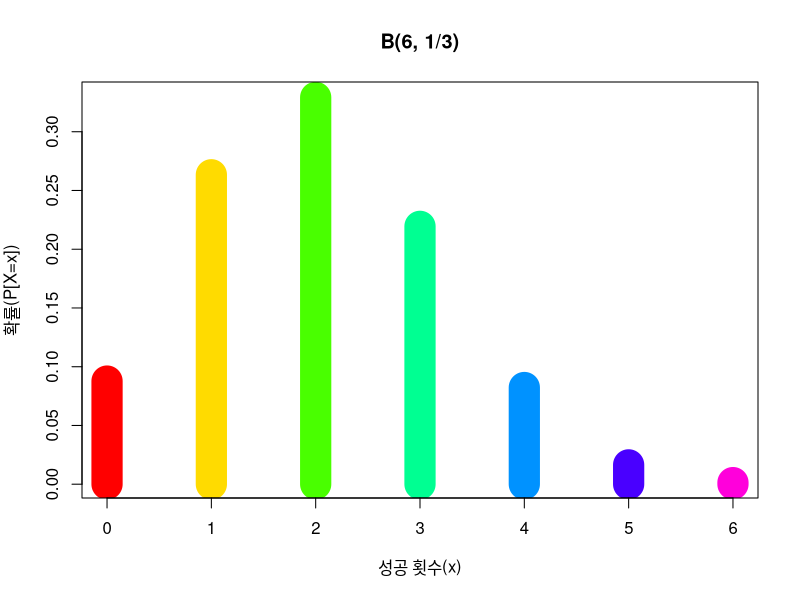
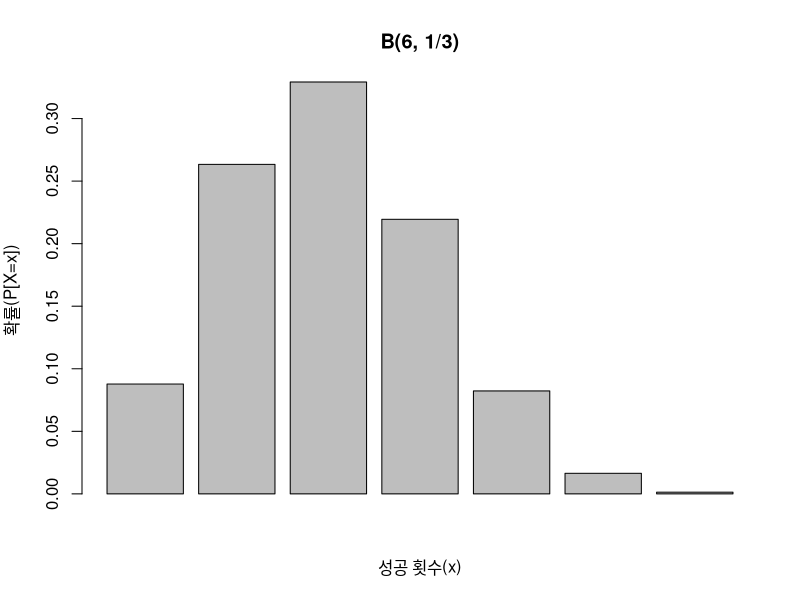
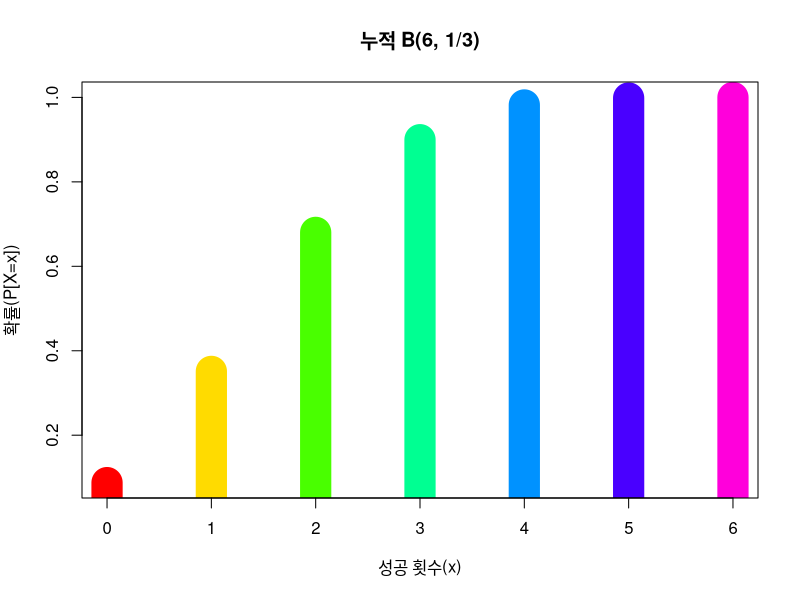
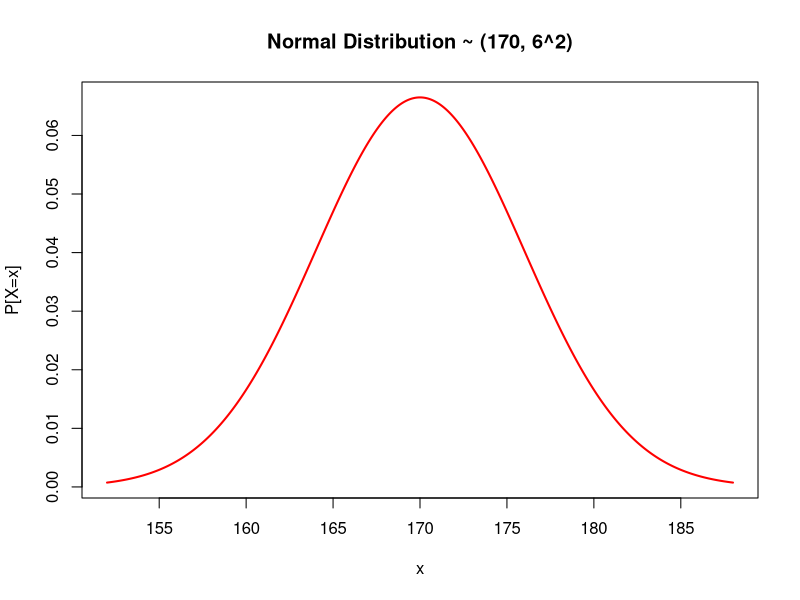
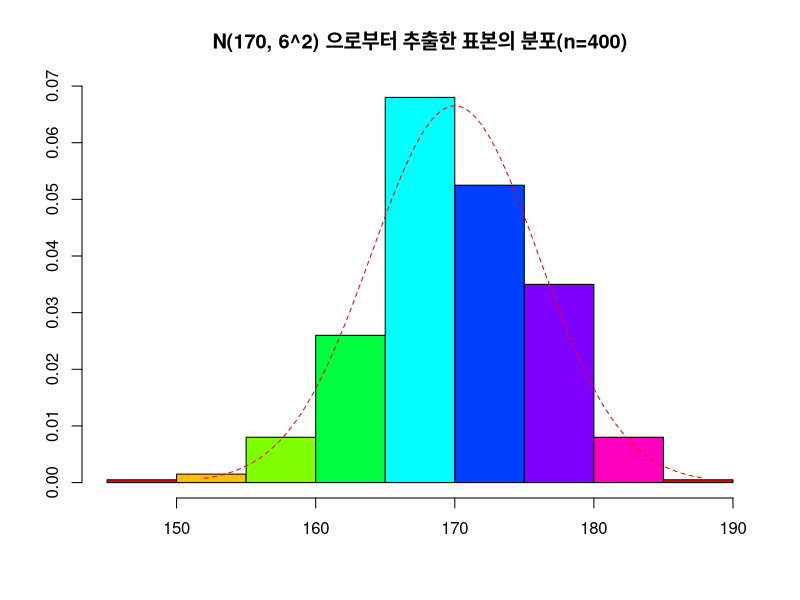
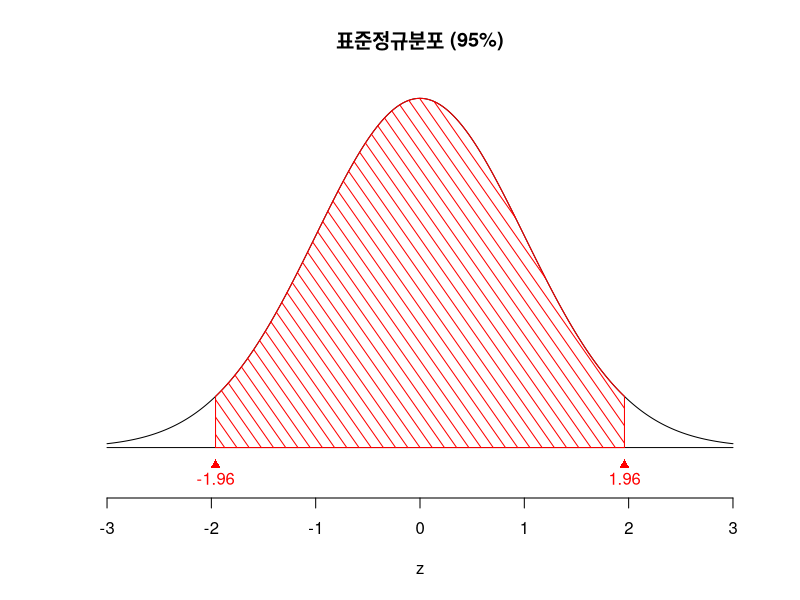

Recreate these plots in R, in order.
# 3-2. 분포함수

# d ~ 분포 : 값이 주어졌을 때 그 확률
# p ~ 분포 : 값이 주어졌을 때 누적 확률
# q ~ 분포 : 누적확률이 주어졌을 때 그 값
# r ~ 분포 : 난수 생성

# 이항분포
n <- 6
p <- 1/3
x <- 0:n

# dbinom(x, size, prob) 
dbinom(2, size=n, prob=p)
dbinom(4, size=n, prob=p)
px <- dbinom(x, n, p)
plot(x, px, type="h", xlab="성공 횟수(x)", ylab="확률(P[X=x])", 
     main="B(6, 1/3)", col=rainbow(length(x)), lwd=30)
barplot(px, xlab="성공 횟수(x)", ylab="확률(P[X=x])", main="B(6, 1/3)")

# pbinom
pbinom(2, n, p)
pbinom(4, n, p)
pbinom(4, n, p) - pbinom(2, n, p)
px2 <- pbinom(x, n, p)
plot(x, px2, type="h", xlab="성공 횟수(x)", ylab="확률(P[X=x])",
     main="누적 B(6, 1/3)", col=rainbow(length(x)), lwd=30)

# qbinom
qbinom(0.1, n, p)
qbinom(0.5, n, p)

# rbinom
rbinom(10, n, p)

# R의 분포함수를 이용한 기댓값과 분산
n <- 6
p <- 1/3
x <- 0:n
px <- dbinom(x, n, p)
ex = sum(x * px)    # 기대값(Expectation Value)
ex2 = sum(x^2 * px)
vx <- ex2 - ex^2    # 분산(Variance)
vx

n * p               # 이항분포의 기댓값 : np
n * p * (1-p)       # 이항분포의 분산 : np(1-p), npq


# 정규분포
options(digits = 3)
mu <- 170
sigma <- 6
ll <- mu - 3*sigma    # lower limit
ul <- mu + 3*sigma    # upper limit

x <- seq(ll, ul, by=0.01)
nd <- dnorm(x, mean=mu, sd=sigma)
plot(x, nd, type="l", xlab="x", ylab="P[X=x]", 
     lwd=2, main="Normal Distribution ~ (170, 6^2)", col="red")

pnorm(mu, mean=mu, sd=sigma)
pnorm(158, mean=mu, sd=sigma)
pnorm(180, mu, sigma)

qnorm(0.25, mu, sigma)     # 1분위수
qnorm(0.5, mu, sigma)      # 평균값
qnorm(0.975, mu, sigma)    # 신뢰수준 95% 상한값

options(digits=5)
set.seed(5)
smp <- rnorm(400, mean=mu, sd=sigma)
c(mean(smp), sd(smp))
hist(smp, prob=T, main="N(170, 6^2) 으로부터 추출한 표본의 분포(n=400)", 
     xlab="", ylab="", col=rainbow(8), border="black")
lines(x, nd, lty=2, col="red")

# 정규분포의 특징 알아보기
options(digits=3)
mu <- 0
sigma <- 1
p0.05 <- qnorm(0.05, mu, sigma)       # 90% 신뢰수준 값
p0.025 <- qnorm(0.025, mu, sigma)     # 95% 신뢰수준 값
p0.005 <- qnorm(0.005, mu, sigma)     # 99% 신뢰수준 값
p0.05; p0.025; p0.005

pnorm(1.645, mu, sigma) - pnorm(-1.645, mu, sigma)
pnorm(1.96, mu, sigma) - pnorm(-1.96, mu, sigma)
pnorm(2.58, mu, sigma) - pnorm(-2.58, mu, sigma)

# p.143 그림 3-17
z <- seq(-3, 3, by=0.001)
z.p <- dnorm(z)
plot(z, z.p, axes=F, type="l", main="표준정규분포 (95%)", ylab="", ylim=c(-0.04, 0.4))
axis(1)

lines(c(-3, 3), c(0, 0))
points(-1.96, -0.02, pch=17, col="red")
text(-1.96, -0.035, "-1.96", col="red")
points(1.96, -0.02, pch=17, col="red")
text(1.96, -0.035, "1.96", col="red")

s <- seq(-1.96, 1.96, by=0.001)
s.z <- dnorm(s, mean=0, sd=1)
s <- c(-1.96, s, 1.96)
s.z <- c(0, s.z, 0)
polygon(s, s.z, col="red", density=10, angle=305)

